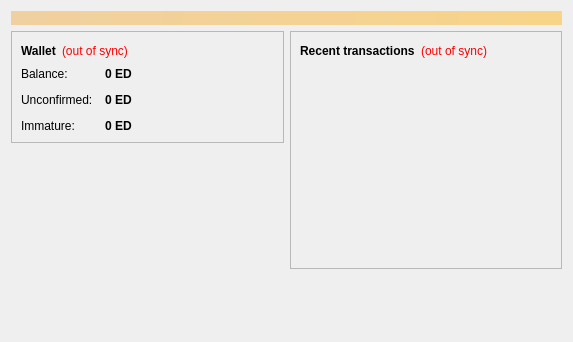
<?xml version="1.0" encoding="UTF-8"?>
<ui version="4.0">
 <class>OverviewPage</class>
 <widget class="QWidget" name="OverviewPage">
  <property name="geometry">
   <rect>
    <x>0</x>
    <y>0</y>
    <width>573</width>
    <height>342</height>
   </rect>
  </property>
  <property name="windowTitle">
   <string>Form</string>
  </property>
  <layout class="QVBoxLayout" name="topLayout">
   <item>
    <widget class="QLabel" name="labelAlerts">
     <property name="visible">
      <bool>false</bool>
     </property>
     <property name="styleSheet">
      <string notr="true">background-color: qlineargradient(x1: 0, y1: 0, x2: 1, y2: 0, stop:0 #F0D0A0, stop:1 #F8D488); color:#000000;</string>
     </property>
     <property name="wordWrap">
      <bool>true</bool>
     </property>
     <property name="margin">
      <number>3</number>
     </property>
    </widget>
   </item>
   <item>
    <layout class="QHBoxLayout" name="horizontalLayout" stretch="1,1">
     <item>
      <layout class="QVBoxLayout" name="verticalLayout_2">
       <item>
        <widget class="QFrame" name="frame">
         <property name="frameShape">
          <enum>QFrame::StyledPanel</enum>
         </property>
         <property name="frameShadow">
          <enum>QFrame::Raised</enum>
         </property>
         <layout class="QVBoxLayout" name="verticalLayout_4">
          <item>
           <layout class="QHBoxLayout" name="horizontalLayout_4">
            <item>
             <widget class="QLabel" name="label_5">
              <property name="font">
               <font>
                <weight>75</weight>
                <bold>true</bold>
               </font>
              </property>
              <property name="text">
               <string>Wallet</string>
              </property>
             </widget>
            </item>
            <item>
             <widget class="QLabel" name="labelWalletStatus">
              <property name="toolTip">
               <string>The displayed information may be out of date. Your wallet automatically synchronizes with the EarthDollar network after a connection is established, but this process has not completed yet.</string>
              </property>
              <property name="styleSheet">
               <string notr="true">QLabel { color: red; }</string>
              </property>
              <property name="text">
               <string notr="true">(out of sync)</string>
              </property>
              <property name="alignment">
               <set>Qt::AlignLeading|Qt::AlignLeft|Qt::AlignVCenter</set>
              </property>
             </widget>
            </item>
            <item>
             <spacer name="horizontalSpacer_2">
              <property name="orientation">
               <enum>Qt::Horizontal</enum>
              </property>
              <property name="sizeHint" stdset="0">
               <size>
                <width>40</width>
                <height>20</height>
               </size>
              </property>
             </spacer>
            </item>
           </layout>
          </item>
          <item>
           <layout class="QFormLayout" name="formLayout_2">
            <property name="fieldGrowthPolicy">
             <enum>QFormLayout::AllNonFixedFieldsGrow</enum>
            </property>
            <property name="horizontalSpacing">
             <number>12</number>
            </property>
            <property name="verticalSpacing">
             <number>12</number>
            </property>
            <item row="0" column="0">
             <widget class="QLabel" name="label">
              <property name="text">
               <string>Balance:</string>
              </property>
             </widget>
            </item>
            <item row="0" column="1">
             <widget class="QLabel" name="labelBalance">
              <property name="font">
               <font>
                <weight>75</weight>
                <bold>true</bold>
               </font>
              </property>
              <property name="cursor">
               <cursorShape>IBeamCursor</cursorShape>
              </property>
              <property name="toolTip">
               <string>Your current balance</string>
              </property>
              <property name="text">
               <string notr="true">0 ED</string>
              </property>
              <property name="textInteractionFlags">
               <set>Qt::LinksAccessibleByMouse|Qt::TextSelectableByKeyboard|Qt::TextSelectableByMouse</set>
              </property>
             </widget>
            </item>
            <item row="1" column="0">
             <widget class="QLabel" name="label_3">
              <property name="text">
               <string>Unconfirmed:</string>
              </property>
             </widget>
            </item>
            <item row="1" column="1">
             <widget class="QLabel" name="labelUnconfirmed">
              <property name="font">
               <font>
                <weight>75</weight>
                <bold>true</bold>
               </font>
              </property>
              <property name="cursor">
               <cursorShape>IBeamCursor</cursorShape>
              </property>
              <property name="toolTip">
               <string>Total of transactions that have yet to be confirmed, and do not yet count toward the current balance</string>
              </property>
              <property name="text">
               <string notr="true">0 ED</string>
              </property>
              <property name="textInteractionFlags">
               <set>Qt::LinksAccessibleByMouse|Qt::TextSelectableByKeyboard|Qt::TextSelectableByMouse</set>
              </property>
             </widget>
            </item>
            <item row="2" column="0">
             <widget class="QLabel" name="labelImmatureText">
              <property name="text">
               <string>Immature:</string>
              </property>
             </widget>
            </item>
            <item row="2" column="1">
             <widget class="QLabel" name="labelImmature">
              <property name="font">
               <font>
                <weight>75</weight>
                <bold>true</bold>
               </font>
              </property>
              <property name="toolTip">
               <string>Mined balance that has not yet matured</string>
              </property>
              <property name="text">
               <string notr="true">0 ED</string>
              </property>
              <property name="textInteractionFlags">
               <set>Qt::LinksAccessibleByMouse|Qt::TextSelectableByKeyboard|Qt::TextSelectableByMouse</set>
              </property>
             </widget>
            </item>
           </layout>
          </item>
         </layout>
        </widget>
       </item>
       <item>
        <spacer name="verticalSpacer">
         <property name="orientation">
          <enum>Qt::Vertical</enum>
         </property>
         <property name="sizeHint" stdset="0">
          <size>
           <width>20</width>
           <height>40</height>
          </size>
         </property>
        </spacer>
       </item>
      </layout>
     </item>
     <item>
      <layout class="QVBoxLayout" name="verticalLayout_3">
       <item>
        <widget class="QFrame" name="frame_2">
         <property name="frameShape">
          <enum>QFrame::StyledPanel</enum>
         </property>
         <property name="frameShadow">
          <enum>QFrame::Raised</enum>
         </property>
         <layout class="QVBoxLayout" name="verticalLayout">
          <item>
           <layout class="QHBoxLayout" name="horizontalLayout_2">
            <item>
             <widget class="QLabel" name="label_4">
              <property name="text">
               <string>&lt;b&gt;Recent transactions&lt;/b&gt;</string>
              </property>
             </widget>
            </item>
            <item>
             <widget class="QLabel" name="labelTransactionsStatus">
              <property name="toolTip">
               <string>The displayed information may be out of date. Your wallet automatically synchronizes with the EarthDollar network after a connection is established, but this process has not completed yet.</string>
              </property>
              <property name="styleSheet">
               <string notr="true">QLabel { color: red; }</string>
              </property>
              <property name="text">
               <string notr="true">(out of sync)</string>
              </property>
              <property name="alignment">
               <set>Qt::AlignRight|Qt::AlignTrailing|Qt::AlignVCenter</set>
              </property>
             </widget>
            </item>
            <item>
             <spacer name="horizontalSpacer">
              <property name="orientation">
               <enum>Qt::Horizontal</enum>
              </property>
              <property name="sizeHint" stdset="0">
               <size>
                <width>40</width>
                <height>20</height>
               </size>
              </property>
             </spacer>
            </item>
           </layout>
          </item>
          <item>
           <widget class="QListView" name="listTransactions">
            <property name="styleSheet">
             <string notr="true">QListView { background: transparent; }</string>
            </property>
            <property name="frameShape">
             <enum>QFrame::NoFrame</enum>
            </property>
            <property name="verticalScrollBarPolicy">
             <enum>Qt::ScrollBarAlwaysOff</enum>
            </property>
            <property name="horizontalScrollBarPolicy">
             <enum>Qt::ScrollBarAlwaysOff</enum>
            </property>
            <property name="selectionMode">
             <enum>QAbstractItemView::NoSelection</enum>
            </property>
           </widget>
          </item>
         </layout>
        </widget>
       </item>
       <item>
        <spacer name="verticalSpacer_2">
         <property name="orientation">
          <enum>Qt::Vertical</enum>
         </property>
         <property name="sizeHint" stdset="0">
          <size>
           <width>20</width>
           <height>40</height>
          </size>
         </property>
        </spacer>
       </item>
      </layout>
     </item>
    </layout>
   </item>
  </layout>
 </widget>
 <resources/>
 <connections/>
</ui>
